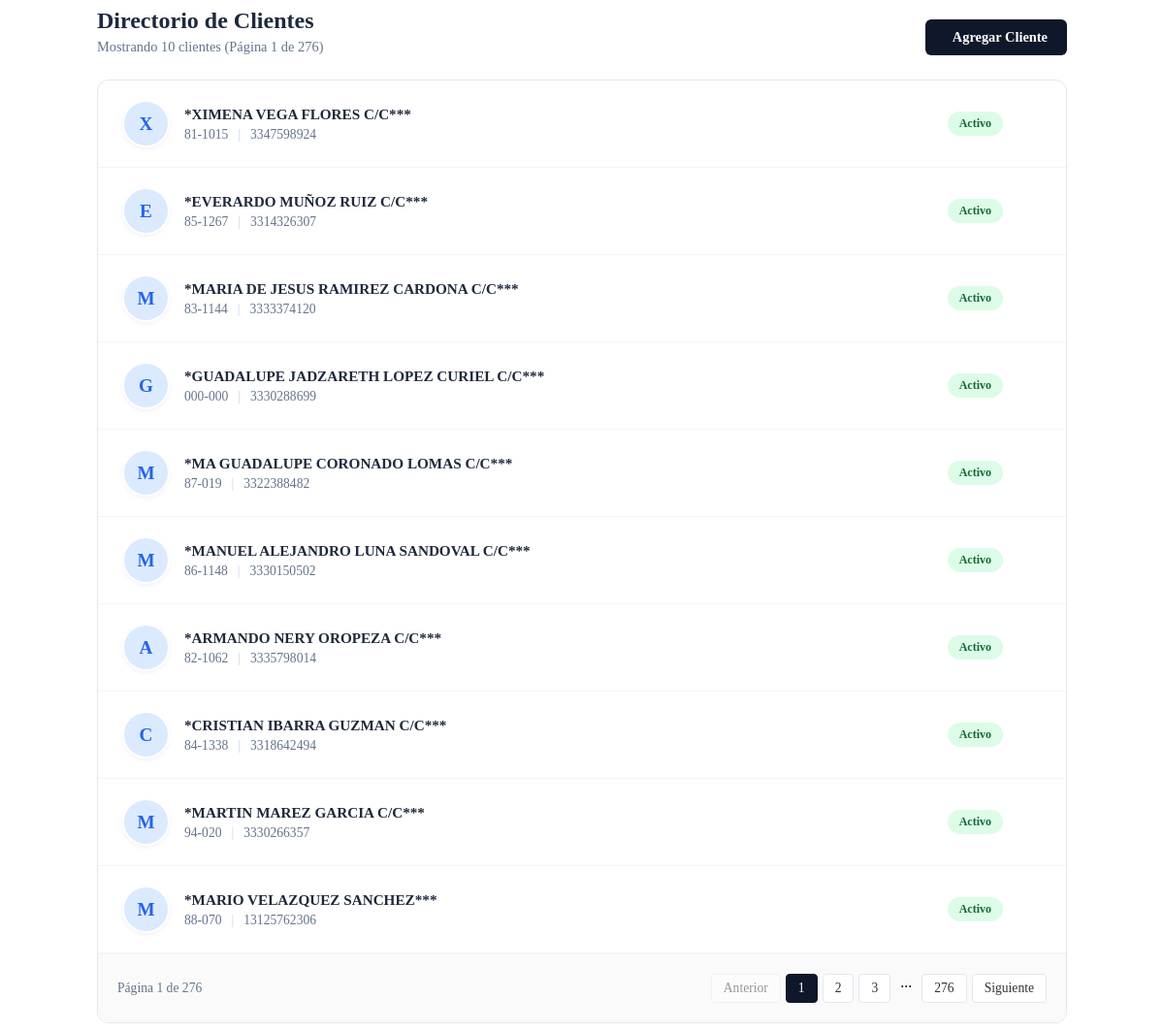
/vistas/clientes.php, run on an earlier commit of the app's database.
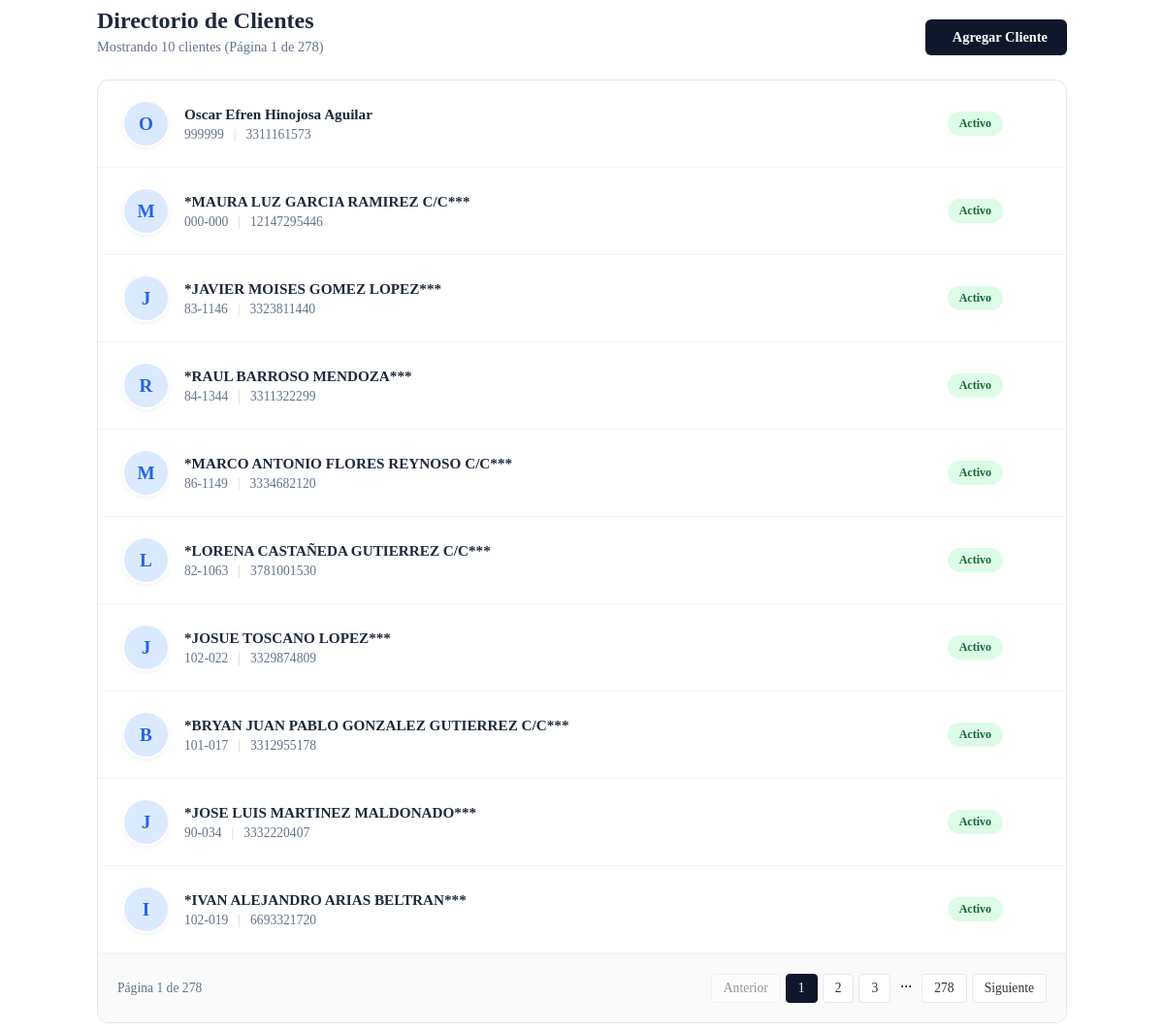
And on a later commit of the database.
### tables this page shows
CREATE TABLE `clientes` (
  `id` int(11) NOT NULL,
  `numero` varchar(20) NOT NULL,
  `nombre` varchar(255) DEFAULT NULL,
  `usuario` varchar(50) DEFAULT NULL,
  `correo` varchar(100) DEFAULT NULL,
  `password` varchar(255) DEFAULT NULL,
  `direccion` text DEFAULT NULL,
  `telefono_1` varchar(50) DEFAULT NULL,
  `telefono_1_whatsapp` varchar(50) NOT NULL,
  `telefono_2` varchar(50) DEFAULT NULL,
  `telefono_2_whatsapp` varchar(50) NOT NULL,
  `link_mapa` text DEFAULT NULL,
  `nota` text DEFAULT NULL,
  `fecha_registro` date DEFAULT NULL
);

### vistas/clientes.php (the view, shortened to what this page needs)
<?php
$registros_por_pagina = 10;
$pagina_actual = isset($_GET['pag']) && is_numeric($_GET['pag']) ? (int)$_GET['pag'] : 1;
$inicio_query = ($pagina_actual - 1) * $registros_por_pagina;
$sql_total = "SELECT COUNT(*) as total FROM clientes";
$resultado_total = $conn->query($sql_total);
$fila_total = $resultado_total->fetch_assoc();
$total_registros = $fila_total['total'];
$total_paginas = ceil($total_registros / $registros_por_pagina);
$sql = "SELECT * FROM clientes ORDER BY id DESC LIMIT $inicio_query, $registros_por_pagina";
$result = $conn->query($sql);
?>
<div class="clients-wrapper view-shell">
    <div class="header-flex">
        <div class="page-header">
            <h2 style="margin:0; color:#1e293b;">Directorio de Clientes</h2>
            <p style="margin:5px 0 0 0; color:#64748B; font-size:0.9rem;">
                Mostrando <?php echo $result->num_rows; ?> clientes (Página <?php echo $pagina_actual; ?> de <?php echo $total_paginas; ?>)
            </p>
        </div>
        <a href="dashboard.php?vista=clientes_agregar" class="btn-add">
            <i class="fa-solid fa-plus"></i> Agregar Cliente
        </a>
    </div>
    <div class="card-box">
        <?php if ($result && $result->num_rows > 0): ?>
            <?php while($cliente = $result->fetch_assoc()): ?>
                <div class="client-item">
                    <div class="client-info">
                        <div class="client-avatar">
                            <?php
                                $nombre_completo = isset($cliente['nombre']) ? $cliente['nombre'] : '?';
                                if (preg_match('/[a-zA-ZñÑáéíóúÁÉÍÓÚ]/', $nombre_completo, $coincidencias)) {
                                    $inicial = $coincidencias[0];
                                } else {
                                    $inicial = substr($nombre_completo, 0, 1);
                                }
                                echo strtoupper($inicial);
                            ?>
                        </div>
                        <div class="client-details">
                            <h4><?php echo htmlspecialchars($cliente['nombre']); ?></h4>
                            <p>
                                <span title="Número de Cliente">
                                    <?php echo htmlspecialchars($cliente['numero'] ?? '---'); ?>
                                </span>
                                <span class="separator">|</span>
                                <span>
                                    <?php echo htmlspecialchars($cliente['telefono_1'] ?? '---'); ?>
                                </span>
                            </p>
                        </div>
                    </div>
                    <div class="client-actions">
                        <span class="badge badge-active">Activo</span>
                    </div>
                </div>
            <?php endwhile; ?>
        <?php endif; ?>
        <?php if ($total_paginas > 1): ?>
        <div class="pagination-container">
            <div class="page-info">
                Página <?php echo $pagina_actual; ?> de <?php echo $total_paginas; ?>
            </div>
            <div class="pagination-controls">
                <?php if ($pagina_actual > 1): ?>
                    <a href="dashboard.php?vista=clientes&pag=<?php echo ($pagina_actual - 1); ?>" class="page-link">
                        <i class="fa-solid fa-chevron-left"></i> Anterior
                    </a>
                <?php else: ?>
                    <span class="page-link disabled"><i class="fa-solid fa-chevron-left"></i> Anterior</span>
                <?php endif; ?>
                <?php for($i = 1; $i <= $total_paginas; $i++): ?>
                    <?php if ($i == 1 || $i == $total_paginas || ($i >= $pagina_actual - 2 && $i <= $pagina_actual + 2)): ?>
                        <a href="dashboard.php?vista=clientes&pag=<?php echo $i; ?>"
                           class="page-link <?php echo ($i == $pagina_actual) ? 'active' : ''; ?>">
                           <?php echo $i; ?>
                        </a>
                    <?php elseif ($i == $pagina_actual - 3 || $i == $pagina_actual + 3): ?>
                        <span style="padding: 0 5px;">...</span>
                    <?php endif; ?>
                <?php endfor; ?>
                <?php if ($pagina_actual < $total_paginas): ?>
                    <a href="dashboard.php?vista=clientes&pag=<?php echo ($pagina_actual + 1); ?>" class="page-link">
                        Siguiente <i class="fa-solid fa-chevron-right"></i>
                    </a>
                <?php else: ?>
                    <span class="page-link disabled">Siguiente <i class="fa-solid fa-chevron-right"></i></span>
                <?php endif; ?>
            </div>
        </div>
        <?php endif; ?>
    </div>
</div>

What changed in the data, as far as the page shows it:
no longer on this page (row unchanged): clientes: inicial "X", nombre "*XIMENA VEGA FLORES C/C***", numero "81-1015", telefono_1 "3347598924"
no longer on this page (row unchanged): clientes: inicial "E", nombre "*EVERARDO MUÑOZ RUIZ C/C***", numero "85-1267", telefono_1 "3314326307"
no longer on this page (row unchanged): clientes: inicial "M", nombre "*MARIA DE JESUS RAMIREZ CARDONA C/C***", numero "83-1144", telefono_1 "3333374120"
no longer on this page (row edited): clientes: inicial "G", nombre "*GUADALUPE JADZARETH LOPEZ CURIEL C/C***", numero "000-000", telefono_1 "3330288699"
no longer on this page (row unchanged): clientes: inicial "M", nombre "*MA GUADALUPE CORONADO LOMAS C/C***", numero "87-019", telefono_1 "3322388482"
no longer on this page (row unchanged): clientes: inicial "M", nombre "*MANUEL ALEJANDRO LUNA SANDOVAL C/C***", numero "86-1148", telefono_1 "3330150502"
no longer on this page (row unchanged): clientes: inicial "A", nombre "*ARMANDO NERY OROPEZA C/C***", numero "82-1062", telefono_1 "3335798014"
no longer on this page (row unchanged): clientes: inicial "C", nombre "*CRISTIAN IBARRA GUZMAN C/C***", numero "84-1338", telefono_1 "3318642494"
no longer on this page (row unchanged): clientes: inicial "M", nombre "*MARTIN MAREZ GARCIA C/C***", numero "94-020", telefono_1 "3330266357"
no longer on this page (row unchanged): clientes: inicial "M", nombre "*MARIO VELAZQUEZ SANCHEZ***", numero "88-070", telefono_1 "13125762306"
added clientes: inicial "O", nombre "Oscar Efren Hinojosa Aguilar", numero "999999", telefono_1 "3311161573"
added clientes: inicial "M", nombre "*MAURA LUZ GARCIA RAMIREZ C/C***", numero "000-000", telefono_1 "12147295446"
added clientes: inicial "J", nombre "*JAVIER MOISES GOMEZ LOPEZ***", numero "83-1146", telefono_1 "3323811440"
added clientes: inicial "R", nombre "*RAUL BARROSO MENDOZA***", numero "84-1344", telefono_1 "3311322299"
added clientes: inicial "M", nombre "*MARCO ANTONIO FLORES REYNOSO C/C***", numero "86-1149", telefono_1 "3334682120"
added clientes: inicial "L", nombre "*LORENA CASTAÑEDA GUTIERREZ C/C***", numero "82-1063", telefono_1 "3781001530"
added clientes: inicial "J", nombre "*JOSUE TOSCANO LOPEZ***", numero "102-022", telefono_1 "3329874809"
added clientes: inicial "B", nombre "*BRYAN JUAN PABLO GONZALEZ GUTIERREZ C/C***", numero "101-017", telefono_1 "3312955178"
added clientes: inicial "J", nombre "*JOSE LUIS MARTINEZ MALDONADO***", numero "90-034", telefono_1 "3332220407"
added clientes: inicial "I", nombre "*IVAN ALEJANDRO ARIAS BELTRAN***", numero "102-019", telefono_1 "6693321720"
Also different on the page:
$total_paginas: "276" → "278"
